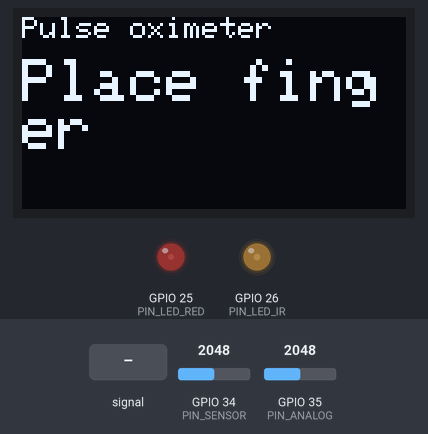
Bench run of a sketch on a simulated ESP32. Parts: 128×64 one-colour display, output pins drawn as LEDs (lit = HIGH). Inputs (shaded band) come from the test bench; at power-on: GPIO 34 (PIN_SENSOR) = 2048, GPIO 35 (PIN_ANALOG) = 2048 (analog values on the 0–4095 scale). What the sketch prints to the serial monitor is not drawn.

Above: at 1.7 s.
1.8 s: GPIO 34 (PIN_SENSOR) fed a 200 Hz sine of ±327 counts around its level
At 3.2 s:
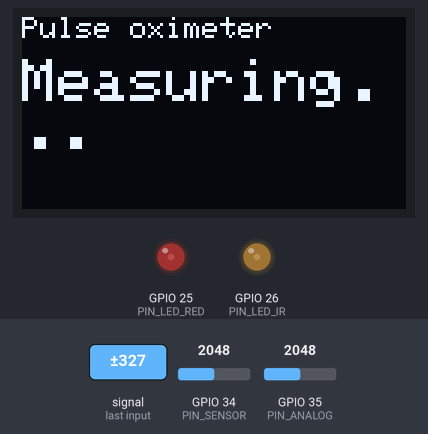
4.8 s: GPIO 34 (PIN_SENSOR) set to 4095
At 6.0 s:
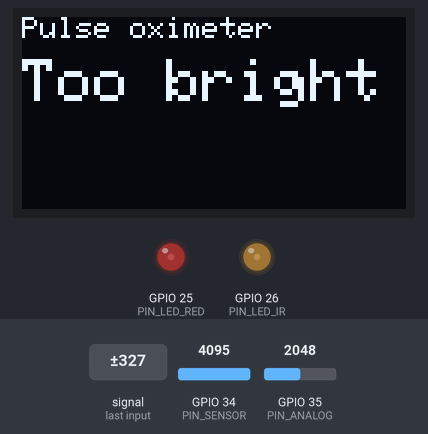
7.6 s: GPIO 34 (PIN_SENSOR) set to 3796
9.1 s: GPIO 34 (PIN_SENSOR) set to 3662
At 17.74 s:
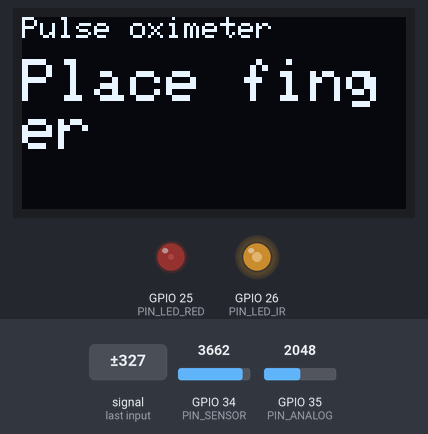
Timing chart, 0 to 46.5 s (numbered marks = the images above; inputs shaded):
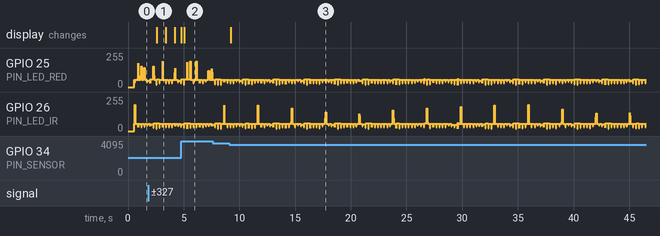

Measured:
- the behaviour switches between 3724 and 3723 on GPIO 34 (PIN_SENSOR) (found by bisection; images 2 and 3)
- after the input at 1.8 s, the display: changes after 0.78 s (image 1)
- after the input at 4.8 s, the display: changes after 0.26 s (image 2)
- after the input at 9.1 s, the display: changes after 0.12 s (image 3)
- what the display in image 1 shows lasts 0.8 s, from 2.6 s to 3.4 s

The sketch:

PulseOximeter_ESP32.ino
```cpp
/*
  ESP32 Pulse Oximeter - 49261 Biomedical Instrumentation, Major Project (2.6)

  What it does:
    * Cycles the LEDs RED -> IR -> both off (ambient), 1.4 ms per step, and
      reads the phototransistor (VSENSE, GPIO34) 0.55 ms into each step,
      once it has settled.
    * Reads the op-amp chain output (AMPLIFIED_OUT, GPIO35) in each step too.
    * Every 20 ms, averages three LED cycles into one sample (50 samples/s):
        - red/IR/ambient from GPIO34 -> digital 0.5-5 Hz filters per
          wavelength -> heart rate, SpO2 (ratio of ratios), perfusion index,
          status flag (small decision tree)
        - GPIO35 -> heart rate measured from the analog (op-amp) pulse, to
          compare against the digital result
    * Shows pulse rate, SpO2 and a live pulse waveform on an I2C OLED
      (DFRobot DFR0647, SSD1306). SpO2 is shown only when the signal passes
      the quality checks, otherwise "--". The OLED is drawn from the ESP32's
      other core, so its slow I2C transfers never disturb the LED timing.
    * Sends results over the serial port.

  Wiring (see README.md):
    GPIO25 -> 100R -> RED LED (660 nm) -> GND   (~14 mA)
    GPIO26 -> 150R -> IR  LED (940 nm) -> GND   (~14 mA)
    3V3 -> phototransistor collector; emitter = VSENSE -> GPIO34, 10k to GND
    VSENSE -> C1 470n -> op-amp filter chain (TL074 on +/-12 V, reference = GND)
           -> AMPLIFIED_OUT -> level shifter -> GPIO35
              (39k from pin 14 to GPIO35, 10k GPIO35 to 3V3, 10k GPIO35 to GND:
               maps the +/-10.5 V op-amp swing into 0.3-2.7 V, 0 V -> 1.5 V)
    OLED: VCC -> 3V3, GND -> GND, SCL -> GPIO22, SDA -> GPIO21
    NEVER feed more than 3.3 V into GPIO34/35.

  Libraries (Arduino IDE > Library Manager): "Adafruit SSD1306" (also installs
  "Adafruit GFX Library"). Set USE_OLED to 0 to build without a display.

  Board: "ESP32 Dev Module" in the Arduino IDE (arduino-esp32 core 2.x or 3.x).
  Not a medical device: SpO2 must be calibrated against a commercial oximeter.
*/

#include "PulseOxDSP.h"

// ----------------------------- Pins -----------------------------------------
const int PIN_LED_RED = 25;
const int PIN_LED_IR = 26;
const int PIN_SENSOR = 34;  // VSENSE (phototransistor emitter), ADC1
const int PIN_ANALOG = 35;  // AMPLIFIED_OUT (op-amp chain output), ADC1
const int PIN_SDA = 21;     // OLED
const int PIN_SCL = 22;

// ----------------------------- Timing ---------------------------------------
// One LED cycle = red phase + IR phase + dark phase, each PHASE_US long
// (3 x 1.4 ms = 4.2 ms). BLOCK_CYCLES cycles are averaged into one sample;
// the LEDs then stay off for the rest of the 20 ms block while the sample is
// processed, giving exactly 50 samples per second.
const uint32_t PHASE_US = 1400;
const uint32_t SETTLE_US = 550;   // phototransistor rise/fall time before reading
const int READS_PER_PHASE = 4;    // GPIO34 reads per phase (plus one GPIO35 read)
const int BLOCK_CYCLES = 3;
const uint32_t BLOCK_US = 20000;  // 20 ms -> 50 samples/s
const float SAMPLE_HZ = 1e6f / BLOCK_US;

const float BEAT_THRESHOLD = 0.5f;   // beat = slope sum above 50 % of recent beats

const bool ANALOG_INVERT = true;   // more blood = less light = output dips -> flip

// ----------------------------- Output ---------------------------------------
// 0 = readable summary once a second (IR, RED, pulse, SpO2, status)
// 1 = Arduino Serial Plotter (IR and red pulse waveforms)
// 2 = CSV every sample (log to a file, then plot / calibrate in MATLAB or Python)
#define OUTPUT_MODE 0

// ----------------------------- OLED -----------------------------------------
#define USE_OLED 1
const int OLED_WIDTH = 128;
const int OLED_HEIGHT = 64;      // 0.96" module; use 32 for a 0.91" module
const uint8_t OLED_ADDR = 0x3C;

#if USE_OLED
#include <Wire.h>
#include <Adafruit_GFX.h>
#include <Adafruit_SSD1306.h>
#endif

pox::Config makeConfig() {
  pox::Config c;
  c.fs = SAMPLE_HZ;
  c.beatThreshold = BEAT_THRESHOLD;
  // Calibration: log R (CSV mode) next to a commercial oximeter, fit SpO2 = A - B*R
  c.spo2A = 110.0f;
  c.spo2B = 25.0f;
  return c;
}

pox::PulseOx oximeter(makeConfig());
pox::BeatDetector analogBeats;  // heart rate from the op-amp chain output

// SpO2 is trusted only when the reading is valid and passed the quality checks
bool spo2Trusted(const pox::Reading& r) {
  return r.valid && r.status != pox::Status::PoorSignal &&
         r.status != pox::Status::Irregular;
}

#if USE_OLED
Adafruit_SSD1306 oled(OLED_WIDTH, OLED_HEIGHT, &Wire, -1);

// Latest results and pulse waveform, written by loop() (core 1) and drawn by
// displayTask (core 0)
const int WAVE_LEN = OLED_WIDTH;  // one point per pixel column: 2.56 s at 50 Hz
struct DisplayData {
  pox::Reading r;
  float wave[WAVE_LEN];
  int waveHead;
};
DisplayData shown;
portMUX_TYPE shownLock = portMUX_INITIALIZER_UNLOCKED;

const char* friendlyStatus(pox::Status s) {
  switch (s) {
    case pox::Status::NoFinger:  return "Place finger";
    case pox::Status::Saturated: return "Too bright";
    default:                     return "Measuring...";
  }
}

// Draws the last WAVE_LEN pulse samples, auto-scaled, in the band y0..y1.
void drawWave(const DisplayData& d, int y0, int y1) {
  float lo = 1e9f, hi = -1e9f;
  for (int i = 0; i < WAVE_LEN; i++) {
    lo = fminf(lo, d.wave[i]);
    hi = fmaxf(hi, d.wave[i]);
  }
  float span = (hi - lo) > 1e-3f ? (hi - lo) : 1.0f;
  int prevY = 0;
  for (int x = 0; x < WAVE_LEN; x++) {
    float v = d.wave[(d.waveHead + x) % WAVE_LEN];  // oldest on the left
    int y = y1 - (int)((v - lo) / span * (y1 - y0));
    if (x > 0) oled.drawLine(x - 1, prevY, x, y, SSD1306_WHITE);
    prevY = y;
  }
}

// One frame takes ~25 ms over I2C, longer than the processing gap, so the
// display runs as its own task on core 0, four times a second.
void displayTask(void*) {
  static DisplayData d;
  for (;;) {
    portENTER_CRITICAL(&shownLock);
    d = shown;
    portEXIT_CRITICAL(&shownLock);

    oled.clearDisplay();
    oled.setTextColor(SSD1306_WHITE);
    if (d.r.valid) {
      // big numbers: pulse rate and SpO2 ("--" when SpO2 is not trusted)
      oled.setTextSize(2);
      oled.setCursor(0, 0);
      oled.printf("%3.0f", d.r.bpm);
      oled.setCursor(64, 0);
      if (spo2Trusted(d.r)) oled.printf("%3.0f%%", d.r.spo2);
      else oled.print(" --%");
      oled.setTextSize(1);
      oled.setCursor(0, 17);
      oled.print("bpm");
      oled.setCursor(64, 17);
      oled.print("SpO2");
      drawWave(d, 28, OLED_HEIGHT - 1);
    } else {
      oled.setTextSize(1);
      oled.setCursor(0, 0);
      oled.print("Pulse oximeter");
      oled.setTextSize(2);
      oled.setCursor(0, 14);
      oled.print(friendlyStatus(d.r.status));
    }
    oled.display();
    vTaskDelay(pdMS_TO_TICKS(250));
  }
}
#endif

struct Sample {
  float red, ir, amb, analog;  // mV
};

uint32_t overruns = 0;  // phases or blocks that ran late (ADC too slow)

void waitUntil(uint32_t t) {
  while ((int32_t)(micros() - t) < 0) {
  }
}

// One LED phase: LED on (ledPin < 0 = dark), let the detector settle, read
// both ADCs, LED off exactly at the end of the phase.
void runPhase(uint32_t start, int ledPin, float& sensorSum, float& analogSum) {
  waitUntil(start);
  if (ledPin >= 0) digitalWrite(ledPin, HIGH);
  waitUntil(start + SETTLE_US);
  for (int k = 0; k < READS_PER_PHASE; k++) sensorSum += analogReadMilliVolts(PIN_SENSOR);
  analogSum += analogReadMilliVolts(PIN_ANALOG);
  if ((int32_t)(micros() - (start + PHASE_US)) > 0) overruns++;
  waitUntil(start + PHASE_US);
  if (ledPin >= 0) digitalWrite(ledPin, LOW);
}

Sample acquireBlock(uint32_t t0) {
  float red = 0, ir = 0, amb = 0, analog = 0;
  for (int c = 0; c < BLOCK_CYCLES; c++) {
    uint32_t t = t0 + c * 3 * PHASE_US;
    runPhase(t, PIN_LED_RED, red, analog);         // brief: one on,
    runPhase(t + PHASE_US, PIN_LED_IR, ir, analog);  // then the other,
    runPhase(t + 2 * PHASE_US, -1, amb, analog);     // then both off
  }
  const float n = BLOCK_CYCLES * READS_PER_PHASE;
  return {red / n, ir / n, amb / n, analog / (3 * BLOCK_CYCLES)};
}

void printSummary(const pox::Reading& r, float analogBpm) {
  Serial.printf("IR %5.0f mV | RED %5.0f mV | ", oximeter.lastIr, oximeter.lastRed);
  if (r.valid) {
    Serial.printf("pulse %3.0f bpm | SpO2 ", r.bpm);
    if (spo2Trusted(r)) Serial.printf("%5.1f %%", r.spo2);
    else Serial.print("  --- ");
    Serial.printf(" | PI %4.2f %% | ", r.pi);
  } else {
    Serial.print("pulse --- | SpO2 --- | ");
  }
  Serial.print(pox::statusText(r.status));
  if (!isnan(analogBpm)) Serial.printf(" | op-amp pulse %3.0f bpm", analogBpm);
  if (overruns) Serial.printf(" | WARNING %lu timing overruns: lower READS_PER_PHASE",
                              (unsigned long)overruns);
  Serial.println();
}

void setup() {
  Serial.begin(115200);
  pinMode(PIN_LED_RED, OUTPUT);
  pinMode(PIN_LED_IR, OUTPUT);
  digitalWrite(PIN_LED_RED, LOW);
  digitalWrite(PIN_LED_IR, LOW);

  analogReadResolution(12);
  analogSetPinAttenuation(PIN_SENSOR, ADC_11db);  // ~0.15-3.1 V input range
  analogSetPinAttenuation(PIN_ANALOG, ADC_11db);

  analogBeats.setup(SAMPLE_HZ, 3.0f, 30.0f, 200.0f, BEAT_THRESHOLD);

#if USE_OLED
  Wire.begin(PIN_SDA, PIN_SCL);
  Wire.setClock(400000);
  if (oled.begin(SSD1306_SWITCHCAPVCC, OLED_ADDR)) {
    xTaskCreatePinnedToCore(displayTask, "oled", 4096, nullptr, 1, nullptr, 0);
  } else {
    Serial.println("OLED not found - check wiring / address (0x3C)");
  }
#endif

  delay(500);
#if OUTPUT_MODE == 0
  Serial.println("ESP32 pulse oximeter - place finger on the sensor");
#elif OUTPUT_MODE == 2
  Serial.println("t_ms,red_mV,ir_mV,amb_mV,analog_mV,red_ac,ir_ac,beat,bpm,spo2,pi,ratio,"
                 "quality,status,analog_bpm");
#endif
}

void loop() {
  static uint32_t t0 = micros() + 1000;
  static uint32_t lastPrintMs = 0;
  static bool hadFinger = false;
  static float analogDc = NAN;

  Sample s = acquireBlock(t0);
  t0 += BLOCK_US;  // LEDs now off until the next block: process and print here

  bool beat = oximeter.update(s.red, s.ir, s.amb);
  pox::Reading r = oximeter.reading();

  // Analog channel: AMPLIFIED_OUT is already band-passed by the op-amps; only
  // the slow mean (~1.5 V at GPIO35) is removed here.
  if (isnan(analogDc)) analogDc = s.analog;
  analogDc += 0.02f * (s.analog - analogDc);
  float analogPulse = (ANALOG_INVERT ? -1.0f : 1.0f) * (s.analog - analogDc);

  bool finger = oximeter.fingerPresent();
  if (finger && !hadFinger) analogBeats.reset(analogPulse);
  hadFinger = finger;
  if (finger) analogBeats.update(analogPulse);
  float analogBpm = (finger && analogBeats.count() >= 2 && analogBeats.recent(3.0f))
                        ? analogBeats.bpm() : NAN;

#if USE_OLED
  portENTER_CRITICAL(&shownLock);
  shown.r = r;
  shown.wave[shown.waveHead] = oximeter.irPulse;
  shown.waveHead = (shown.waveHead + 1) % WAVE_LEN;
  portEXIT_CRITICAL(&shownLock);
#endif

#if OUTPUT_MODE == 0
  (void)beat;
  if (millis() - lastPrintMs >= 1000) {
    lastPrintMs = millis();
    printSummary(r, analogBpm);
  }
#elif OUTPUT_MODE == 1
  (void)lastPrintMs;
  (void)r;
  (void)analogBpm;
  Serial.printf("IR:%.2f,Red:%.2f,Beat:%d\n", oximeter.irPulse, oximeter.redPulse,
                beat ? 10 : 0);
#else
  (void)lastPrintMs;
  Serial.printf("%lu,%.1f,%.1f,%.1f,%.1f,%.3f,%.3f,%d,%.1f,%.1f,%.2f,%.4f,%.3f,%s,%.1f\n",
                (unsigned long)millis(), s.red, s.ir, s.amb, s.analog, oximeter.redPulse,
                oximeter.irPulse, beat ? 1 : 0, r.bpm, r.spo2, r.pi, r.ratio, r.quality,
                pox::statusText(r.status), analogBpm);
#endif

  if ((int32_t)(micros() - t0) > 0) {  // processing ran past the block: resync
    overruns++;
    t0 = micros() + 100;
  }
}
```

Source omitted: PulseOxDSP.h (14923 bytes)
